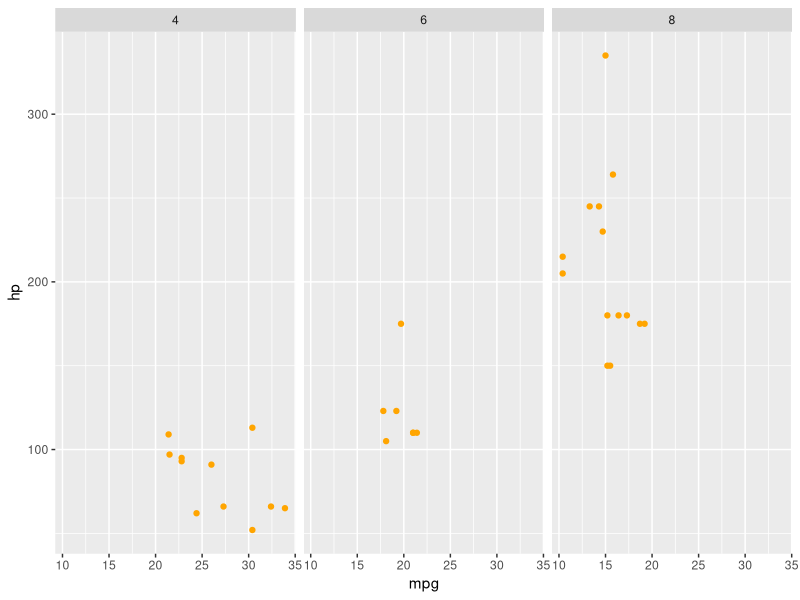

Write R code to recreate this figure.
# author: MC
# project: github tutorial
# ---

# script purpose: make mtcars plots
# ---

# load libraries:
  library(lattice)
  library(ggplot2)
# ---

# load data:
  data <- mtcars #dataset to play with
# --
  
# Figure description: miles per gallon by horse power per number of cylinders:
# ---
ggplot(data, aes(mpg, hp)) +
      geom_point(color='orange') +
      facet_grid(~ cyl)
 #  cars plot with ggplot

# --- end-of-script --- 
